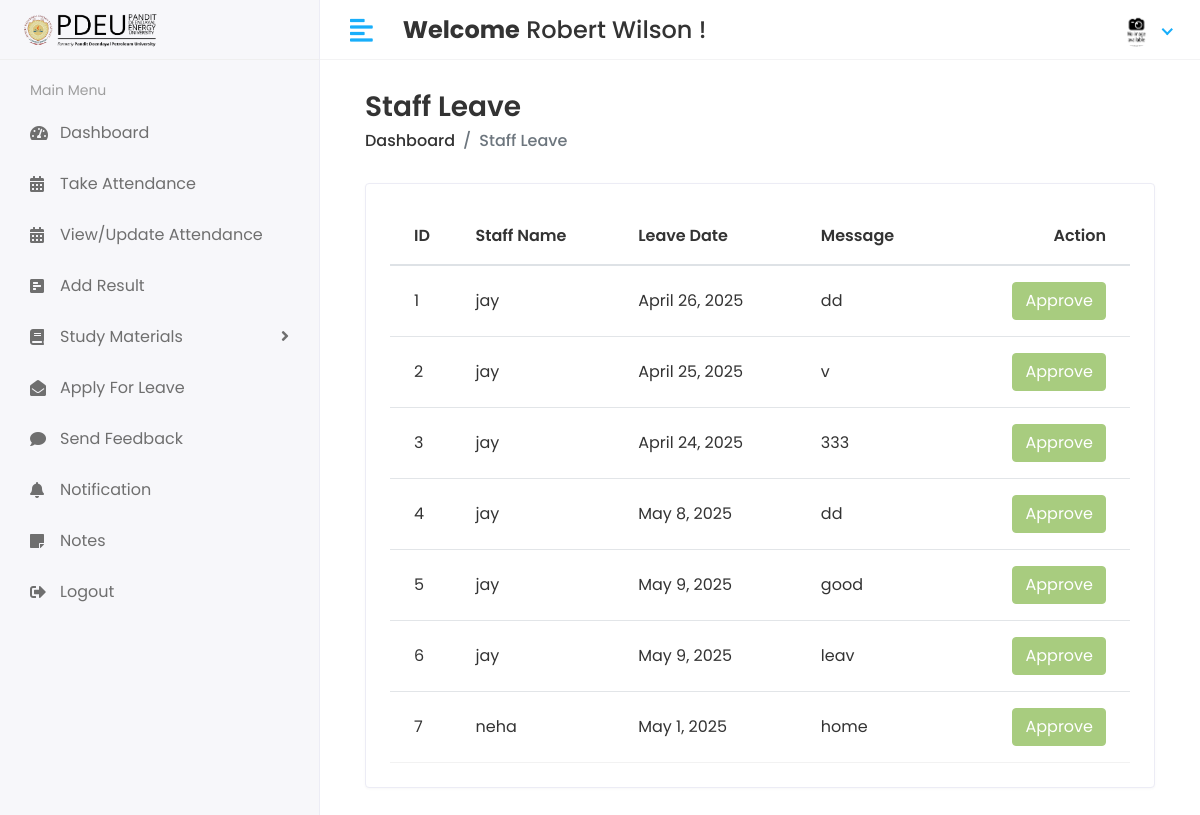
Screenshot of /Hod/Staff/Leave_view (signed in) with the database file from the repository.
### app/models.py (models this page shows, shortened)
class CustomUser(AbstractUser):
    USER = (
        (1, 'HOD'),
        (2, 'STAFF'),
        (3, 'STUDENT'),
        (4, 'PARENT'),  # Added Parent user type
    )
    user_type = models.CharField(choices=USER, max_length=50, default=1)
    profile_pic = models.ImageField(upload_to='media/profile_pic')

class Staff_leave(models.Model):
    staff_id = models.ForeignKey(Staff, on_delete=models.CASCADE)
    date = models.DateField(null=True)
    message = models.TextField(null=True, blank=True)
    status = models.IntegerField(default=0)
    created_at = models.DateTimeField(auto_now_add=True)
    updated_at = models.DateTimeField(auto_now=True)

class Staff(models.Model):
    admin = models.OneToOneField(CustomUser, on_delete=models.CASCADE)
    address = models.TextField()
    gender = models.CharField(max_length=100)
    subjects = models.ManyToManyField('Subject', blank=True, related_name='staff_members')
    created_at = models.DateTimeField(auto_now_add=True)
    updated_at = models.DateTimeField(auto_now=True)

### student_management_system/Hod_Views.py (the view)
# urls.py: path('Hod/Staff/Leave_view', Hod_Views.STAFF_LEAVE_VIEW, name='staff_leave_view'),
@login_required(login_url='/')
def STAFF_LEAVE_VIEW(request):
    staff_leave = Staff_leave.objects.all()
    context = {
        'staff_leave': staff_leave,
    }
    return render(request, 'Hod/staff_leave.html', context)

### templates/Hod/staff_leave.html (shortened to what this page needs)
{% extends 'base.html' %}
{% block content %}
{% load static %}
<div class="content container-fluid">
    <div class="page-header">
        <div class="row align-items-center">
            <div class="col">
                <h3 class="page-title">Staff Leave</h3>
                <ul class="breadcrumb">
                    <li class="breadcrumb-item"><a href="{% url 'hod_home' %}">Dashboard</a></li>
                    <li class="breadcrumb-item active">Staff Leave</li>
                </ul>
            </div>
        </div>
    </div>
    <div class="row">
        <div class="col-sm-12">
            <div class="card card-table">
                <div class="card-body">
                    <div class="table-responsive">
                        <table id="table_id" class="table table-hover table-center mb-0">
                            <thead>
                                <tr>
                                    <th>ID</th>
                                    <th>Staff Name</th>
                                    <th>Leave Date</th>
                                    <th>Message</th>
                                    <th class="text-right">Action</th>
                                </tr>
                            </thead>
                            <tbody>
                            {% for i in staff_leave %}
                                <tr>
                                    <td>{{i.id}}</td>
                                    <td>{{i.staff_id.admin.first_name}}</td>
                                    <td>{{i.date}}</td>
                                    <td>{{i.message}}</td>
                                    <td class="text-right">
                                        <div class="actions">
                                            {% if i.status == 0 %}
                                                <a href="{% url 'staff_approve_leave' i.id %}" class="btn btn-success">Approve</a>
                                                <a href="{% url 'staff_disapprove_leave' i.id %}" class="btn btn-danger">Disapprove</a>
                                            {% elif i.status == 1 %}
                                                <button class="btn btn-success" disabled="disabled">Approve</button>
                                            {% else %}
                                                <button class="btn btn-danger" disabled="disabled">Disapprove</button>
                                            {% endif %}
                                        </div>
                                    </td>
                                </tr>
                            {% endfor %}
                            </tbody>
                        </table>
                    </div>
                </div>
            </div>
        </div>
    </div>
</div>
{% endblock %}

### templates/includes/header.html (shortened to what this page needs)
{% load static %}
<div class="header">
    <div class="header-left">
        <a href="index.html" class="logo">
            <img src="{% static 'assets/img/pdpu image-Photoroom.png' %}" alt="PDEU Logo">
        </a>
    </div>
    <a href="javascript:void(0);" id="toggle_btn">
        <i class="fas fa-align-left"></i>
    </a>
    <div class="top-nav-search mt-3">
        <h4><strong>Welcome</strong>
            <span>
                {% if user.first_name and user.last_name %}
                    {{ user.first_name }} {{ user.last_name }}
                {% else %}
                    {{ user.username }}
                {% endif %}
            </span> !
        </h4>
    </div>
    <ul class="nav user-menu">
        <li class="nav-item dropdown has-arrow">
            <a href="#" class="dropdown-toggle nav-link" data-toggle="dropdown">
                {% if user.profile_pic == "" %}
                    <span class="user-img"><img class="rounded-circle" src="{% static 'assets/img/noimg.jpg' %}" width="31" alt="Ryan Taylor"></span>
                {% else %}
                    <span class="user-img"><img class="rounded-circle" src="/{{user.profile_pic}}" width="31" alt="Ryan Taylor"></span>
                {% endif %}
            </a>
        </li>
    </ul>
</div>

### staticfiles/assets/css/style.css (style rules this page uses)
html { height: 100%; }
body { background-color: #fff; color: #333; font-family: 'Poppins', sans-serif; font-size: 1rem; height: 100%; line-height: 1.5; overflow-x: hidden; }
h1, h2, h3, h4, h5, h6 { font-family: 'Poppins', sans-serif; margin-top: 0; }
a { color: #009ce7; }
input, button, a { transition: all 0.4s ease; -moz-transition: all 0.4s ease; -o-transition: all 0.4s ease; -ms-transition: all 0.4s ease; -webkit-transition: all 0.4s ease; }
input, input:focus, button, button:focus { outline: none; }
ul, ol { padding: 0px; list-style: none; }
.table { color: #333; max-width: 100%; margin-bottom: 0; width: 100%; }
.table thead tr th { font-weight: 600; }
.table tbody tr { border-bottom: 1px solid rgba(0, 0, 0, 0.05); }
.table.table-center td, .table.table-center th { vertical-align: middle; }
.card-table .card-body .table > thead > tr > th { border-top: 0; }
.card-table .card-body .table tr td:first-child, .card-table .card-body .table tr th:first-child { padding-left: 1.5rem; }
.card-table .card-body .table tr td:last-child, .card-table .card-body .table tr th:last-child { padding-right: 1.5rem; }
.card-table .table td, .card-table .table th { border-top: 1px solid #e2e5e8; padding: 1rem 0.75rem; white-space: nowrap; }
.btn-success { background-color: #7bb13c; border: 1px solid #7bb13c }
.btn-success.disabled, .btn-success:disabled { background-color: #7bb13c; border-color: #7bb13c; color: #fff; }
.card { border: 1px solid #ececf5; box-shadow: 0 1px 3px 0 rgba(0, 0, 0, 0.03); margin-bottom: 1.875rem; }
.card-body { padding: 1.5rem; }
.header { background-color: #fff; border-bottom: 1px solid #f3f3f4; left: 0; position: fixed; right: 0; top: 0; z-index: 1001; height: 60px; }
.header .header-left { float: left; height: 60px; padding: 0 20px; position: relative; width: 320px; z-index: 1; transition: all 0.2s ease-in-out; background-color: #f7f7fa; border-bottom: 1px solid #efefef; border-right: 1px solid #ececf5; display: flex; align-items: center; }
.header .header-left .logo { display: inline-block; line-height: 60px; }
.header .header-left .logo img { max-height: 40px; width: auto; }
.header .dropdown-toggle:after { display: none; }
.header .has-arrow .dropdown-toggle:after { border-top: 0; border-left: 0; border-bottom: 2px solid #18aefa; border-right: 2px solid #18aefa; content: ''; height: 8px; display: inline-block; pointer-events: none; -webkit-transform-origin: 66% 66%; -ms-transform-origin: 66% 66%; transform-origin: 66% 66%; -webkit-transform: rotate(45deg); -ms-transform: rotate(45deg); transform: rotate(45deg); -webkit-transition: all 0.15s ease-in-out; transition: all 0.15s ease-in-out; width: 8px; vertical-align: 0px; }
.user-menu { float: right; margin: 0; position: relative; z-index: 99; padding-right: 15px; }
.user-menu.nav > li > a { color: #a0a0a0; font-size: 14px; line-height: 58px; padding: 0 15px; height: 60px; }
.user-img { margin-right: 3px; position: relative; }
.top-nav-search { float: left; margin-left: 15px; }
.page-header { margin-bottom: 1.875rem; }
.page-header .breadcrumb { background-color: transparent; color: #6c757d; font-size: 1rem; font-weight: 500; margin-bottom: 0; padding: 0; }
.page-header .breadcrumb a { color: #333; }
.page-title { font-size: 28px; font-weight: 600; color: #333; margin-bottom: 5px; }
@media (min-width: 992px) { #toggle_btn { align-items: center; color: #18aefa; display: inline-flex; float: left; font-size: 26px; height: 60px; justify-content: center; margin-left: 15px; padding: 0 15px; } }

### rows the page displays
CustomUser: first_name "Robert", last_name "Wilson"
Staff_leave: id "1", staff_id.admin.first_name "jay", date "April 26, 2025", message "dd", status "Approve"
Staff_leave: id "2", staff_id.admin.first_name "jay", date "April 25, 2025", message "v", status "Approve"
Staff_leave: id "3", staff_id.admin.first_name "jay", date "April 24, 2025", message "333", status "Approve"
Staff_leave: id "4", staff_id.admin.first_name "jay", date "May 8, 2025", message "dd", status "Approve"
Staff_leave: id "5", staff_id.admin.first_name "jay", date "May 9, 2025", message "good", status "Approve"
Staff_leave: id "6", staff_id.admin.first_name "jay", date "May 9, 2025", message "leav", status "Approve"
Staff_leave: id "7", staff_id.admin.first_name "neha", date "May 1, 2025", message "home", status "Approve"
